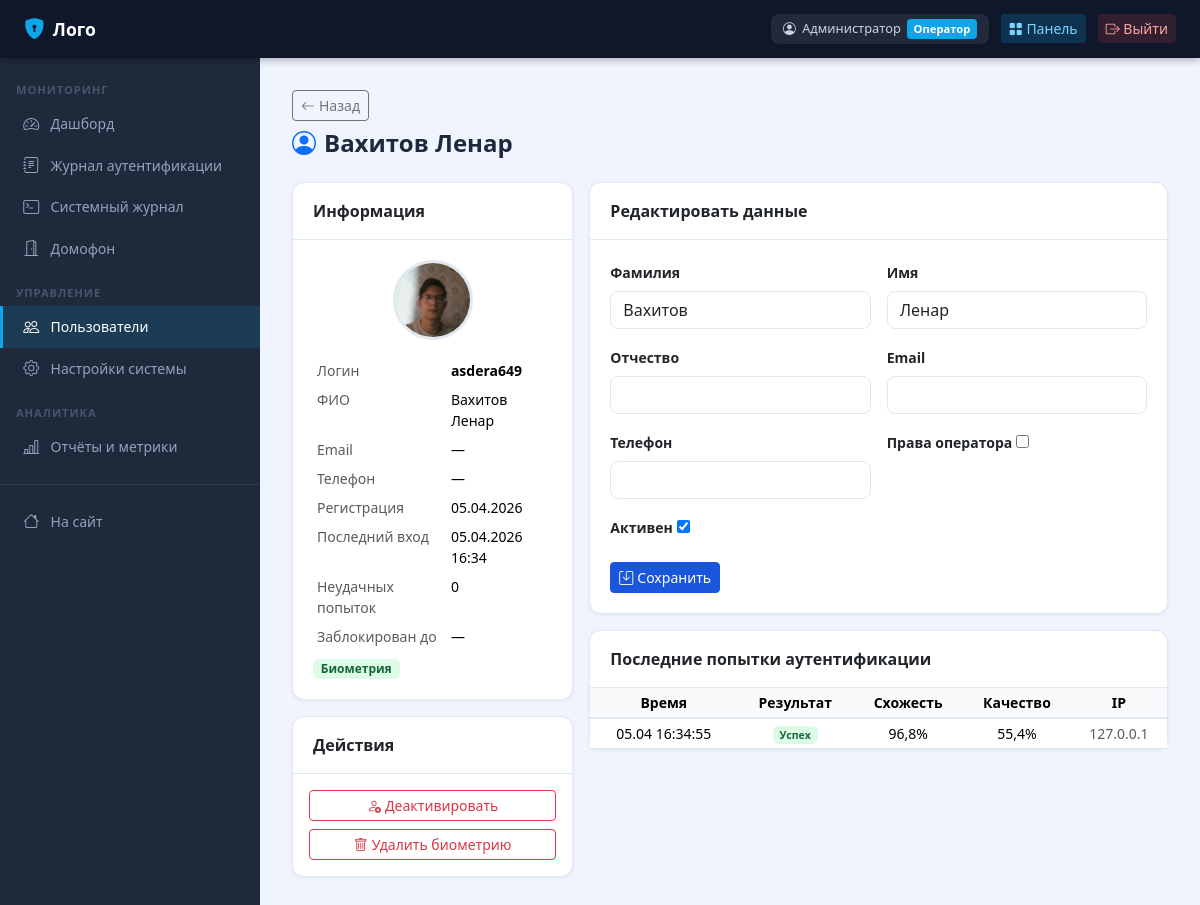
/operator/users/4/ (signed in), run on the app's committed database.
### apps/accounts/models.py (models this page shows, shortened)
class CustomUser(AbstractUser):
    patronymic = models.CharField('Отчество', max_length=150, blank=True)
    phone = models.CharField('Телефон', max_length=20, blank=True)
    is_operator = models.BooleanField('Оператор', default=False)
    is_biometric_registered = models.BooleanField('Биометрия зарегистрирована', default=False)
    failed_attempts = models.PositiveIntegerField('Неудачных попыток', default=0)
    locked_until = models.DateTimeField('Заблокирован до', null=True, blank=True)
    created_at = models.DateTimeField('Дата регистрации', auto_now_add=True)
    class Meta:
        verbose_name = 'Пользователь'
        verbose_name_plural = 'Пользователи'
    def get_full_name_ru(self):
        parts = [self.last_name, self.first_name, self.patronymic]
        return ' '.join(p for p in parts if p) or self.username
    def is_locked(self):
        if self.locked_until and self.locked_until > timezone.now():
            return True
        return False

class BiometricTemplate(models.Model):
    user = models.OneToOneField(
        CustomUser, on_delete=models.CASCADE,
        related_name='biometric_template', verbose_name='Пользователь'
    )
    embedding = models.TextField('Вектор признаков (JSON)')  # JSON array of 512 floats
    detection_confidence = models.FloatField('Уверенность детекции', default=0.0)
    image_quality_score = models.FloatField('Оценка качества изображения', default=0.0)
    face_image = models.ImageField('Фото лица', upload_to='biometric_faces/', blank=True)
    created_at = models.DateTimeField('Создан', auto_now_add=True)
    updated_at = models.DateTimeField('Обновлён', auto_now=True)
    class Meta:
        verbose_name = 'Биометрический шаблон'
        verbose_name_plural = 'Биометрические шаблоны'

### apps/biometric/models.py (models this page shows, shortened)
class AuthenticationLog(models.Model):
    RESULT_SUCCESS = 'success'
    RESULT_FAIL_QUALITY = 'fail_quality'
    RESULT_FAIL_NO_FACE = 'fail_no_face'
    RESULT_FAIL_RECOGNITION = 'fail_recognition'
    RESULT_FAIL_LIVENESS = 'fail_liveness'
    RESULT_FAIL_LOCKED = 'fail_locked'
    RESULT_CHOICES = [
        (RESULT_SUCCESS, 'Успех'),
        (RESULT_FAIL_QUALITY, 'Низкое качество изображения'),
        (RESULT_FAIL_NO_FACE, 'Лицо не обнаружено'),
        (RESULT_FAIL_RECOGNITION, 'Лицо не распознано'),
        (RESULT_FAIL_LIVENESS, 'Проверка живости не пройдена'),
        (RESULT_FAIL_LOCKED, 'Аккаунт заблокирован'),
    ]
    user = models.ForeignKey(
        settings.AUTH_USER_MODEL, on_delete=models.SET_NULL,
        null=True, blank=True, related_name='auth_logs', verbose_name='Пользователь'
    )
    attempted_username = models.CharField('Введённый логин', max_length=150, blank=True)
    timestamp = models.DateTimeField('Время', auto_now_add=True, db_index=True)
    result = models.CharField('Результат', max_length=30, choices=RESULT_CHOICES)
    recognition_confidence = models.FloatField('Уверенность распознавания', default=0.0)
    quality_score = models.FloatField('Оценка качества', default=0.0)
    liveness_score = models.FloatField('Оценка живости (заглушка)', null=True, blank=True)
    failure_reason = models.TextField('Причина отказа', null=True, blank=True)
    ip_address = models.GenericIPAddressField('IP-адрес', null=True, blank=True)
    user_agent = models.CharField('User-Agent', max_length=500, blank=True)
    class Meta:
        verbose_name = 'Журнал аутентификации'
        verbose_name_plural = 'Журнал аутентификации'
        ordering = ['-timestamp']

### apps/operator/views.py (the view)
    @login_required
    def wrapped(request, *args, **kwargs):
        if not request.user.is_operator and not request.user.is_superuser:
            messages.error(request, 'Доступ запрещён. Требуются права оператора.')
            return redirect('home')
        return view_func(request, *args, **kwargs)

### templates/operator/user_detail.html (shortened to what this page needs)
{% extends "operator/base_operator.html" %}
{% block op_content %}
<div class="page-header">
  <div>
    <a href="{% url 'users_list' %}" class="btn btn-sm btn-outline-secondary mb-2"><i class="bi bi-arrow-left me-1"></i>Назад</a>
    <h1><i class="bi bi-person-circle me-2 text-primary"></i>{{ target.get_full_name_ru }}</h1>
  </div>
</div>
<div class="row g-3">
  <div class="col-lg-4">
    <div class="card mb-3">
      <div class="card-header">Информация</div>
      <div style="padding:1.25rem">
        {% if target.biometric_template.face_image %}
          <img src="{{ target.biometric_template.face_image.url }}" class="rounded-circle d-block mx-auto mb-3" style="width:80px;height:80px;object-fit:cover;border:3px solid #e2e8f0">
        {% else %}
          <div style="width:80px;height:80px;background:#f0f4ff;border-radius:50%;display:flex;align-items:center;justify-content:center;margin:0 auto 1rem">
            <i class="bi bi-person" style="font-size:2rem;color:#94a3b8"></i>
          </div>
        {% endif %}
        <table class="table table-sm table-borderless mb-0 small">
          <tr><td class="text-muted">Логин</td><td class="fw-semibold">{{ target.username }}</td></tr>
          <tr><td class="text-muted">ФИО</td><td>{{ target.get_full_name_ru }}</td></tr>
          <tr><td class="text-muted">Email</td><td>{{ target.email|default:"—" }}</td></tr>
          <tr><td class="text-muted">Телефон</td><td>{{ target.phone|default:"—" }}</td></tr>
          <tr><td class="text-muted">Регистрация</td><td>{{ target.created_at|date:"d.m.Y" }}</td></tr>
          <tr><td class="text-muted">Последний вход</td><td>{% if last_success %}{{ last_success.timestamp|date:"d.m.Y H:i" }}{% else %}—{% endif %}</td></tr>
          <tr><td class="text-muted">Неудачных попыток</td><td class="{% if target.failed_attempts > 0 %}text-danger fw-bold{% endif %}">{{ target.failed_attempts }}</td></tr>
          <tr><td class="text-muted">Заблокирован до</td><td>{% if target.locked_until %}{{ target.locked_until|date:"d.m.Y H:i" }}{% else %}—{% endif %}</td></tr>
        </table>
        <div class="mt-2 d-flex gap-1 flex-wrap">
          {% if target.is_biometric_registered %}<span class="badge badge-success">Биометрия</span>{% else %}<span class="badge badge-secondary">Нет биометрии</span>{% endif %}
        </div>
      </div>
    </div>
    <div class="card">
      <div class="card-header">Действия</div>
      <div style="padding:1rem;display:flex;flex-direction:column;gap:.5rem">
        {% if target.is_active %}
        <form method="post" onsubmit="return confirm('Деактивировать аккаунт?')">{% csrf_token %}<input type="hidden" name="action" value="deactivate">
          <button class="btn btn-outline-danger btn-sm w-100"><i class="bi bi-person-x me-1"></i>Деактивировать</button>
        </form>
        {% else %}
        <form method="post">{% csrf_token %}<input type="hidden" name="action" value="activate">
          <button class="btn btn-outline-success btn-sm w-100"><i class="bi bi-person-check me-1"></i>Активировать</button>
        </form>
        {% endif %}
        {% if target.is_biometric_registered %}
        <form method="post" onsubmit="return confirm('Удалить биометрические данные? Пользователь не сможет войти.')">{% csrf_token %}<input type="hidden" name="action" value="delete_biometric">
          <button class="btn btn-outline-danger btn-sm w-100"><i class="bi bi-trash me-1"></i>Удалить биометрию</button>
        </form>
        {% endif %}
      </div>
    </div>
  </div>
  <div class="col-lg-8">
    <div class="card mb-3">
      <div class="card-header">Редактировать данные</div>
      <div style="padding:1.25rem">
        <form method="post">
          <div class="row g-3">
            {% for field in edit_form %}
            <div class="col-md-6">
              <label class="form-label small fw-semibold">{{ field.label }}</label>
              {{ field }}
            </div>
            {% endfor %}
          </div>
          <button type="submit" class="btn btn-primary btn-sm mt-3"><i class="bi bi-save me-1"></i>Сохранить</button>
        </form>
      </div>
    </div>
    <div class="card">
      <div class="card-header">Последние попытки аутентификации</div>
      <div style="overflow-x:auto">
        <table class="table table-sm mb-0 small text-center">
          <thead><tr><th>Время</th><th>Результат</th><th>Схожесть</th><th>Качество</th><th>IP</th></tr></thead>
          <tbody>
            {% for log in logs %}
            <tr>
              <td>{{ log.timestamp|date:"d.m H:i:s" }}</td>
              <td>{% if log.result == 'success' %}<span class="badge badge-success">Успех</span>{% else %}<span class="badge badge-danger">{{ log.get_result_display }}</span>{% endif %}</td>
              <td>{{ log.recognition_confidence|floatformat:1 }}%</td>
              <td>{{ log.quality_score|floatformat:1 }}%</td>
              <td class="text-muted">{{ log.ip_address|default:"—" }}</td>
            </tr>
            {% empty %}<tr><td colspan="5" class="text-center text-muted py-3">Нет записей</td></tr>{% endfor %}
          </tbody>
        </table>
      </div>
    </div>
  </div>
</div>
{% endblock %}

### templates/operator/base_operator.html (shortened to what this page needs)
{% extends "base.html" %}
{% block sidebar %}
<div class="sidebar" id="sidebar">
  <div class="nav-section">Мониторинг</div>
  <a href="{% url 'operator_dashboard' %}" class="{% if request.resolver_match.url_name == 'operator_dashboard' %}active{% endif %}">
    <i class="bi bi-speedometer2"></i> Дашборд
  </a>
  <a href="{% url 'auth_logs' %}" class="{% if request.resolver_match.url_name == 'auth_logs' %}active{% endif %}">
    <i class="bi bi-journal-text"></i> Журнал аутентификации
  </a>
  <a href="{% url 'system_logs' %}" class="{% if request.resolver_match.url_name == 'system_logs' %}active{% endif %}">
    <i class="bi bi-terminal"></i> Системный журнал
  </a>
  <a href="{% url 'door_logs' %}" class="{% if request.resolver_match.url_name == 'door_logs' %}active{% endif %}">
    <i class="bi bi-door-open"></i> Домофон
  </a>
  <div class="nav-section" style="margin-top:.5rem">Управление</div>
  <a href="{% url 'users_list' %}" class="{% if 'user' in request.resolver_match.url_name %}active{% endif %}">
    <i class="bi bi-people"></i> Пользователи
  </a>
  <a href="{% url 'system_settings' %}" class="{% if request.resolver_match.url_name == 'system_settings' %}active{% endif %}">
    <i class="bi bi-gear"></i> Настройки системы
  </a>
  <div class="nav-section" style="margin-top:.5rem">Аналитика</div>
  <a href="{% url 'reports' %}" class="{% if request.resolver_match.url_name == 'reports' %}active{% endif %}">
    <i class="bi bi-bar-chart-line"></i> Отчёты и метрики
  </a>
  <div style="border-top:1px solid rgba(255,255,255,.07);margin:1rem 0"></div>
  <a href="{% url 'home' %}"><i class="bi bi-house"></i> На сайт</a>
</div>
{% endblock %}
{% block content %}
<div style="margin-left:0px">{% block op_content %}{% endblock %}</div>
{% endblock %}

### templates/base.html (shortened to what this page needs)
<!DOCTYPE html>
<html lang="ru">
<head>
{% load static %}
<link href="https://cdnjs.cloudflare.com/ajax/libs/bootstrap/5.3.2/css/bootstrap.min.css" rel="stylesheet">
<link href="https://cdnjs.cloudflare.com/ajax/libs/bootstrap-icons/1.11.3/font/bootstrap-icons.min.css" rel="stylesheet">
</head>
<body>
{% block topbar %}
<nav class="topbar">
  <a href="{% url 'home' %}" class="brand"><i class="bi bi-shield-lock-fill"></i>Лого</a>
  <div class="ms-auto">
    {% if user.is_authenticated %}
      <div class="user-badge">
        <i class="bi bi-person-circle"></i>
        {{ user.get_full_name_ru }}
        {% if user.is_operator or user.is_superuser %}<span class="role">Оператор</span>{% endif %}
      </div>
      {% if user.is_operator or user.is_superuser %}
        <a href="{% url 'operator_dashboard' %}" class="btn btn-sm" style="background:rgba(14,165,233,.2);color:#7dd3fc;border:none;">
          <i class="bi bi-grid-fill"></i> Панель
        </a>
      {% endif %}
      <a href="{% url 'logout' %}" class="btn btn-sm" style="background:rgba(239,68,68,.15);color:#fca5a5;border:none;">
        <i class="bi bi-box-arrow-right"></i> Выйти
      </a>
    {% endif %}
  </div>
</nav>
{% endblock %}
{% block layout %}
<div class="main-wrap {% block sidebar_class %}no-sidebar{% endblock %}">
  {% block sidebar %}{% endblock %}
  <div class="page-content">
    {% block content %}{% endblock %}
  </div>
</div>
{% endblock %}
</body>
</html>

### data on the page
CustomUser: get_full_name_ru "Администратор"
CustomUser: get_full_name_ru "Вахитов Ленар", biometric_template.face_image (picture), username "asdera649", email "—", phone "—", created_at "05.04.2026", failed_attempts "0", edit_form "Вахитов" "Ленар" "☑"
AuthenticationLog: timestamp "05.04.2026 16:34", timestamp "05.04 16:34:55", result "Успех", recognition_confidence "96,8", quality_score "55,4", ip_address "127.0.0.1"

### other printed values
{{ field.label }} "Фамилия" "Имя" "Отчество" "Email" "Телефон" "Права оператора" "Активен"
